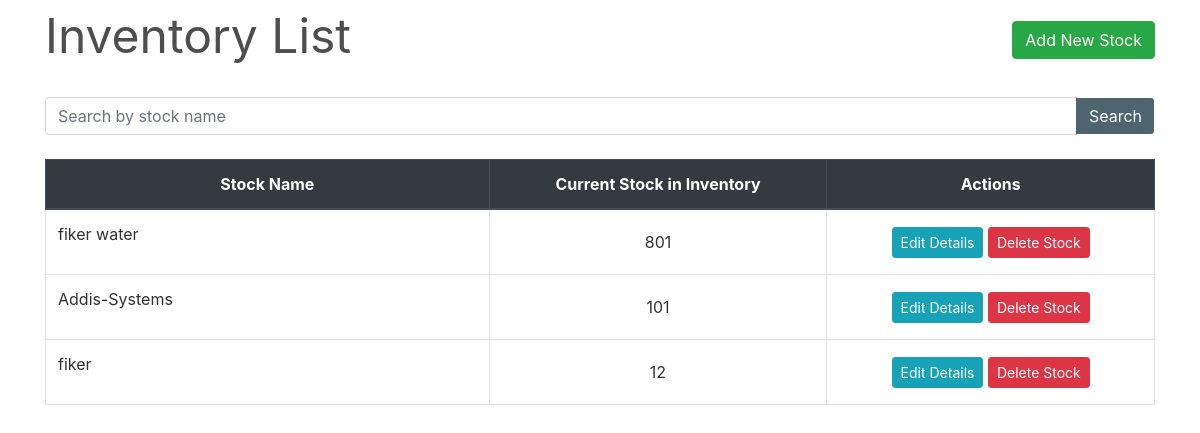
Screenshot of /inventory/ with the database file from the repository.
### inventory/models.py (models this page shows, shortened)
class Stock(models.Model):
    id = models.AutoField(primary_key=True)
    name = models.CharField(max_length=30, unique=True)
    quantity = models.IntegerField(default=1)
    is_deleted = models.BooleanField(default=False)

### inventory/views.py (the view)
# urls.py: path('', views.StockListView.as_view(), name='inventory'),
class StockListView(FilterView):
    filterset_class = StockFilter
    queryset = Stock.objects.filter(is_deleted=False)
    template_name = 'inventory.html'
    paginate_by = 10

### inventory/templates/inventory.html (shortened to what this page needs)
{% extends "base.html" %}
{% load widget_tweaks %}
{% block content %}
    <div class="row" style="color: #4e4e4e; font-style: bold; font-size: 3rem; ">
        <div class="col-md-8">Inventory List</div>
        <div class="col-md-4">
            <div style="float:right;"> <a class="btn btn-success" href="{% url 'new-stock' %}">Add New Stock</a> </div>
        </div>
    </div>
    <div style="border-bottom: 1px solid white;"></div>
    <br>
    <table class="table table-css table-bordered table-hover">
        <form method="get">
            <div class="input-group search">
                {% render_field filter.form.name class="form-control textinput" placeholder="Search by stock name" %}
                <div class="input-group-append">
                   <button type="submit" class="btn btn-pink"> Search </button>
                </div>
            </div>
        </form>
        <br>
        <thead class="thead-dark align-middle">
            <tr>
                <th width="40%">Stock Name</th>
                <th>Current Stock in Inventory</th>
                <th>Actions</th>
            </tr>
        </thead>
{% if object_list %}
        <tbody>
            {% for stock in object_list %}
                <tr>
                    <td>
                        <p>{{ stock.name }}</p>
                    </td>
                    <td class="align-middle">{{ stock.quantity }}</td>
                    <td class="align-middle">
                        <a href="{% url 'edit-stock' stock.pk %}" class="btn btn-info btn-sm">Edit Details</a>
                        <a href="{% url 'delete-stock' stock.pk %}" class="btn btn-danger btn-sm"> Delete Stock </a>
                    </td>
                </tr>
            {% endfor %}
        </tbody>
    </table>
{% else %}
        <tbody></tbody>
    </table>
    <br><br><br><br><br><br><br><br>
    <div style="color: #575757; font-style: bold; font-size: 1.5rem; text-align: center;">The records are empty. Please try adding some.</div>
{% endif %}
{% endblock content %}

### homepage/static/css/main.css (style rules this page uses)
body, html { height: 100%; }
p { color: rgb(49, 49, 49); }
a { color: #55b159; }
.table-css { color: #313131; }
.align-middle { text-align: center; }
.textinput { background-color: #ffffff; color: black; }
.btn-pink { color: #fff; background-color: #4e6570; border-color: #fff; border-left-color: #4e6570; }

### rows the page displays
Stock: name "fiker water", quantity "801"
Stock: name "Addis-Systems", quantity "101"
Stock: name "fiker", quantity "12"
